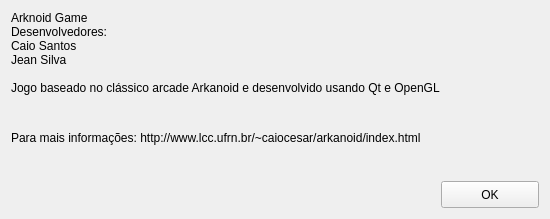
<?xml version="1.0" encoding="UTF-8"?>
<ui version="4.0">
 <class>About</class>
 <widget class="QWidget" name="About">
  <property name="geometry">
   <rect>
    <x>0</x>
    <y>0</y>
    <width>550</width>
    <height>219</height>
   </rect>
  </property>
  <property name="minimumSize">
   <size>
    <width>550</width>
    <height>219</height>
   </size>
  </property>
  <property name="maximumSize">
   <size>
    <width>550</width>
    <height>219</height>
   </size>
  </property>
  <property name="windowTitle">
   <string>About</string>
  </property>
  <layout class="QGridLayout" name="gridLayout">
   <item row="0" column="0" colspan="2">
    <widget class="QLabel" name="label">
     <property name="text">
      <string>Arknoid Game
Desenvolvedores:
Caio Santos
Jean Silva

Jogo baseado no clássico arcade Arkanoid e desenvolvido usando Qt e OpenGL</string>
     </property>
    </widget>
   </item>
   <item row="1" column="0" colspan="2">
    <widget class="QLabel" name="label_2">
     <property name="text">
      <string>Para mais informações: http://www.lcc.ufrn.br/~caiocesar/arkanoid/index.html</string>
     </property>
    </widget>
   </item>
   <item row="2" column="0">
    <spacer name="horizontalSpacer">
     <property name="orientation">
      <enum>Qt::Horizontal</enum>
     </property>
     <property name="sizeHint" stdset="0">
      <size>
       <width>425</width>
       <height>20</height>
      </size>
     </property>
    </spacer>
   </item>
   <item row="2" column="1">
    <widget class="QPushButton" name="pushButton">
     <property name="minimumSize">
      <size>
       <width>98</width>
       <height>27</height>
      </size>
     </property>
     <property name="maximumSize">
      <size>
       <width>98</width>
       <height>27</height>
      </size>
     </property>
     <property name="text">
      <string>OK</string>
     </property>
    </widget>
   </item>
  </layout>
 </widget>
 <resources/>
 <connections>
  <connection>
   <sender>pushButton</sender>
   <signal>pressed()</signal>
   <receiver>About</receiver>
   <slot>close()</slot>
   <hints>
    <hint type="sourcelabel">
     <x>486</x>
     <y>201</y>
    </hint>
    <hint type="destinationlabel">
     <x>357</x>
     <y>168</y>
    </hint>
   </hints>
  </connection>
 </connections>
</ui>
